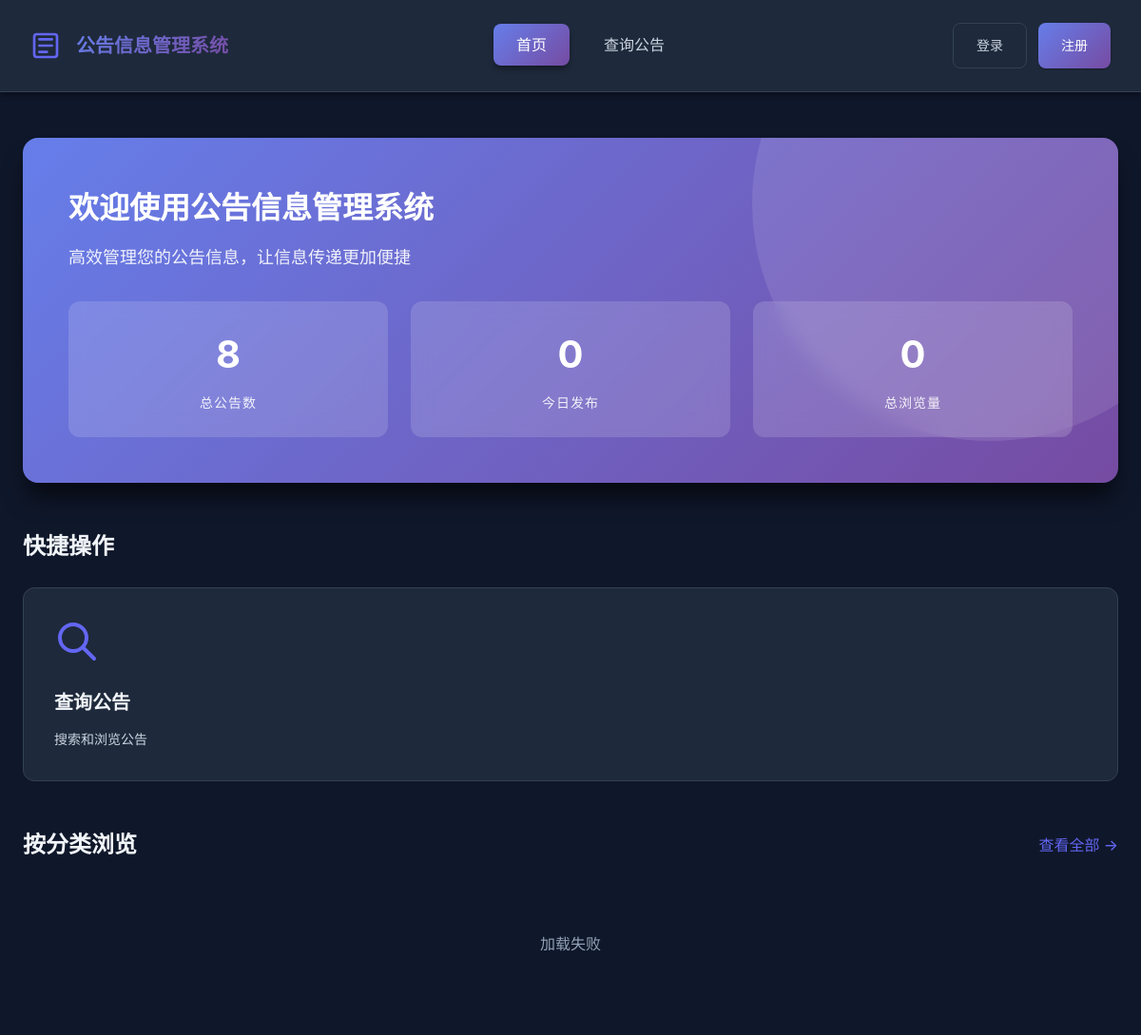
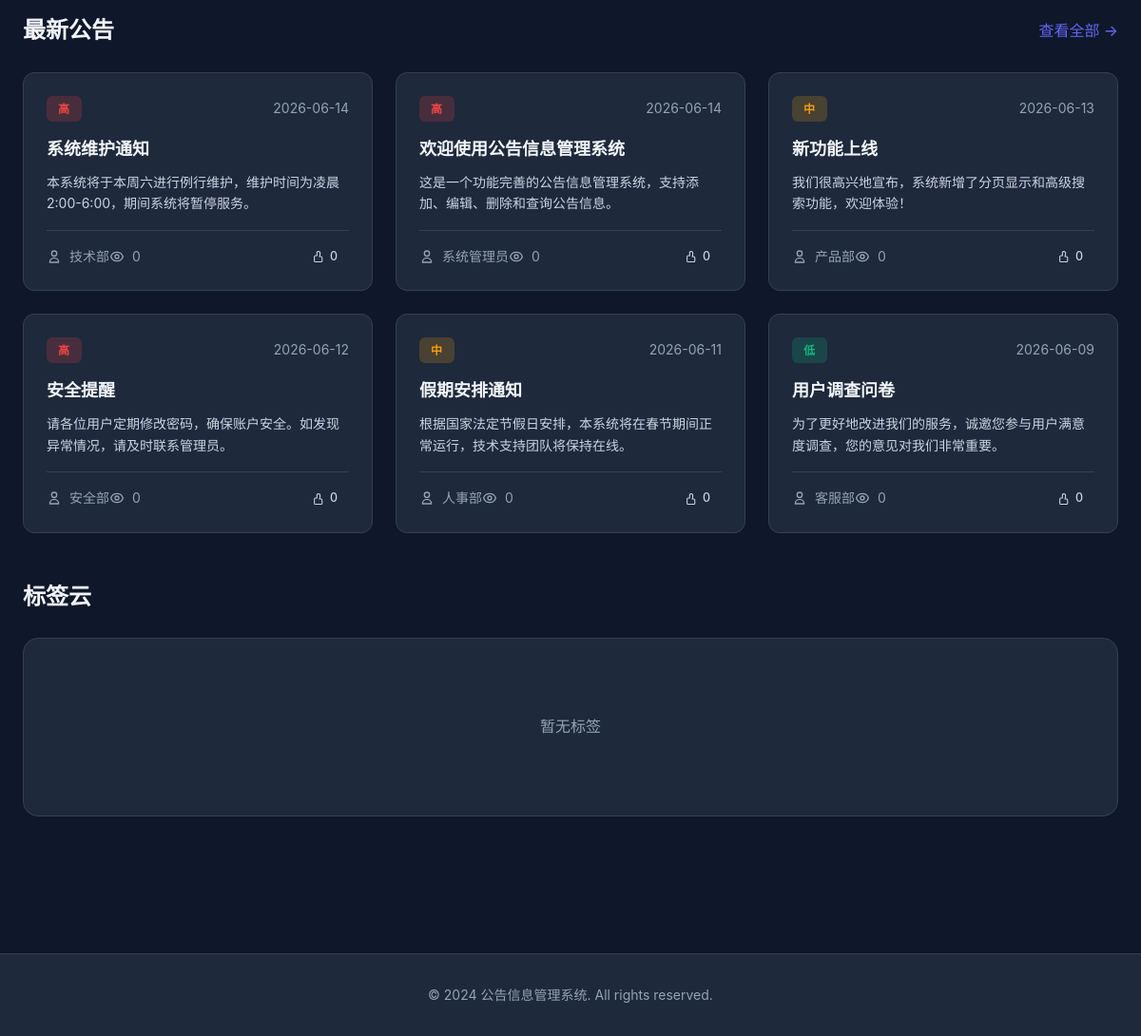
The page / on the database its author committed (2 pictures, top to bottom).
### tables this page shows
CREATE TABLE IF NOT EXISTS notices (
    id INT AUTO_INCREMENT PRIMARY KEY,
    category_id INT DEFAULT NULL COMMENT '分类ID',
    title VARCHAR(255) NOT NULL COMMENT '公告标题',
    content TEXT NOT NULL COMMENT '公告内容',
    author VARCHAR(100) NOT NULL COMMENT '发布人',
    author_id INT DEFAULT NULL COMMENT '发布人用户ID',
    publish_date DATETIME DEFAULT CURRENT_TIMESTAMP COMMENT '发布时间',
    update_date DATETIME DEFAULT CURRENT_TIMESTAMP ON UPDATE CURRENT_TIMESTAMP COMMENT '更新时间',
    status ENUM('published', 'draft') DEFAULT 'published' COMMENT '状态',
    priority ENUM('high', 'medium', 'low') DEFAULT 'medium' COMMENT '优先级',
    views INT DEFAULT 0 COMMENT '浏览次数',
    INDEX idx_publish_date (publish_date),
    INDEX idx_status (status),
    INDEX idx_author_id (author_id),
    INDEX idx_category_id (category_id),
    FOREIGN KEY (category_id) REFERENCES categories(id) ON DELETE SET NULL
);

### www/index.php (the view, shortened to what this page needs)
<!DOCTYPE html>
<html lang="zh-CN">
<head>
    <link rel="stylesheet" href="style.css">
</head>
<body>
    <?php include 'header.php'; ?>
    <div class="container">
        <div class="main-content">
            <div class="welcome-banner">
                <div class="banner-content">
                    <h2>欢迎使用公告信息管理系统</h2>
                    <p>高效管理您的公告信息，让信息传递更加便捷</p>
                </div>
                <div class="banner-stats">
                    <?php
                    $conn = getConnection();
                    $total_result = $conn->query("SELECT COUNT(*) as total FROM notices");
                    $total = $total_result->fetch_assoc()['total'];
                    $today_result = $conn->query("SELECT COUNT(*) as today FROM notices WHERE DATE(publish_date) = CURDATE()");
                    $today = $today_result->fetch_assoc()['today'];
                    $views_result = $conn->query("SELECT SUM(views) as total_views FROM notices");
                    $total_views = $views_result->fetch_assoc()['total_views'] ?? 0;
                    ?>
                    <div class="stat-item">
                        <div class="stat-number"><?php echo $total; ?></div>
                        <div class="stat-label">总公告数</div>
                    </div>
                    <div class="stat-item">
                        <div class="stat-number"><?php echo $today; ?></div>
                        <div class="stat-label">今日发布</div>
                    </div>
                    <div class="stat-item">
                        <div class="stat-number"><?php echo $total_views; ?></div>
                        <div class="stat-label">总浏览量</div>
                    </div>
                </div>
            </div>
            <div class="quick-actions">
                <h3>快捷操作</h3>
                <div class="action-cards">
                    <a href="search_notice.php" class="action-card">
                        <svg class="action-icon" viewBox="0 0 24 24" fill="none" xmlns="http://www.w3.org/2000/svg">
                            <path d="M21 21L15 15M17 10C17 13.866 13.866 17 10 17C6.13401 17 3 13.866 3 10C3 6.13401 6.13401 3 10 3C13.866 3 17 6.13401 17 10Z" stroke="currentColor" stroke-width="2" stroke-linecap="round" stroke-linejoin="round"/>
                        </svg>
                        <h4>查询公告</h4>
                        <p>搜索和浏览公告</p>
                    </a>
                </div>
            </div>
            <div class="category-browse">
                <div class="section-header">
                    <h3>按分类浏览</h3>
                    <a href="search_notice.php" class="view-all">查看全部 →</a>
                </div>
                <div class="category-cards" id="categoryCards">
                </div>
            </div>
            <div class="recent-notices">
                <div class="section-header">
                    <h3>最新公告</h3>
                    <a href="search_notice.php" class="view-all">查看全部 →</a>
                </div>
                <div class="notices-grid">
                    <?php
                    $conn = getConnection();
                    $sql = "SELECT * FROM notices WHERE status = 'published' ORDER BY publish_date DESC LIMIT 6";
                    $result = $conn->query($sql);
                    if ($result->num_rows > 0) {
                        while($row = $result->fetch_assoc()) {
                            $notices_display[] = $row;
                        }
                        $like_counts_map = [];
                        foreach($notices_display as $row) {
                            $priority_class = 'priority-' . $row['priority'];
                            $priority_text = [
                                'high' => '高',
                                'medium' => '中',
                                'low' => '低'
                            ][$row['priority']];
                            $like_count = isset($like_counts_map[$row['id']]) ? $like_counts_map[$row['id']] : 0;
                            ?>
                            <div class="notice-card notice-card-link" style="position: relative;" onclick="window.location.href='notice_detail.php?id=<?php echo $row['id']; ?>'">
                                <div class="notice-header">
                                    <span class="priority-badge <?php echo $priority_class; ?>">
                                        <?php echo $priority_text; ?>
                                    </span>
                                    <span class="notice-date">
                                        <?php echo date('Y-m-d', strtotime($row['publish_date'])); ?>
                                    </span>
                                </div>
                                <h4 class="notice-title"><?php echo htmlspecialchars($row['title']); ?></h4>
                                <p class="notice-excerpt">
                                    <?php
                                    $content = htmlspecialchars($row['content']);
                                    echo mb_substr($content, 0, 80, 'UTF-8') . (mb_strlen($content, 'UTF-8') > 80 ? '...' : '');
                                    ?>
                                </p>
                                <div class="notice-footer">
                                    <span class="notice-author">
                                        <?php echo htmlspecialchars($row['author']); ?>
                                    </span>
                                    <span class="notice-views">
                                        <?php echo $row['views']; ?>
                                    </span>
                                    <button
                                        type="button"
                                        class="like-btn card-like-btn"
                                        data-notice-id="<?php echo $row['id']; ?>"
                                        onclick="event.stopPropagation(); toggleLike(<?php echo $row['id']; ?>, this)"
                                    >
                                        <svg class="like-icon" viewBox="0 0 24 24" fill="none" xmlns="http://www.w3.org/2000/svg">
                                            <path d="M14 9V5A3 3 0 0 0 8 7v4H5a2 2 0 0 0-2 2v8a2 2 0 0 0 2 2h11a2 2 0 0 0 2-2v-6a2 2 0 0 0-2-2h-3z" stroke="currentColor" stroke-width="2" stroke-linecap="round" stroke-linejoin="round"/>
                                        </svg>
                                        <span class="like-count"><?php echo $like_count; ?></span>
                                    </button>
                                </div>
                            </div>
                            <?php
                        }
                    } else {
                        echo '<p class="no-data">暂无公告信息</p>';
                    }
                    ?>
                </div>
            </div>
            <div class="tag-cloud-section">
                <div class="section-header">
                    <h3>标签云</h3>
                </div>
                <div class="tag-cloud" id="tagCloud">
                </div>
            </div>
        </div>
    </div>
    <footer class="footer">
        <div class="container">
            <p>&copy; 2024 公告信息管理系统. All rights reserved.</p>
        </div>
    </footer>
</body>
</html>

### rows shown on the page
notices: priority "高", publish_date "2026-06-14", title "系统维护通知", content "本系统将于本周六进行例行维护，维护时间为凌晨2:00-6:00，期间系统将暂停服务。", author "技术部", views "0", id "0"
notices: priority "高", publish_date "2026-06-14", title "欢迎使用公告信息管理系统", content "这是一个功能完善的公告信息管理系统，支持添加、编辑、删除和查询公告信息。", author "系统管理员", views "0", id "0"
notices: priority "中", publish_date "2026-06-13", title "新功能上线", content "我们很高兴地宣布，系统新增了分页显示和高级搜索功能，欢迎体验！", author "产品部", views "0", id "0"
notices: priority "高", publish_date "2026-06-12", title "安全提醒", content "请各位用户定期修改密码，确保账户安全。如发现异常情况，请及时联系管理员。", author "安全部", views "0", id "0"
notices: priority "中", publish_date "2026-06-11", title "假期安排通知", content "根据国家法定节假日安排，本系统将在春节期间正常运行，技术支持团队将保持在线。", author "人事部", views "0", id "0"
notices: priority "低", publish_date "2026-06-09", title "用户调查问卷", content "为了更好地改进我们的服务，诚邀您参与用户满意度调查，您的意见对我们非常重要。", author "客服部", views "0", id "0"

### other values the page prints
$total "8"
$today "0"
$total_views "0"
